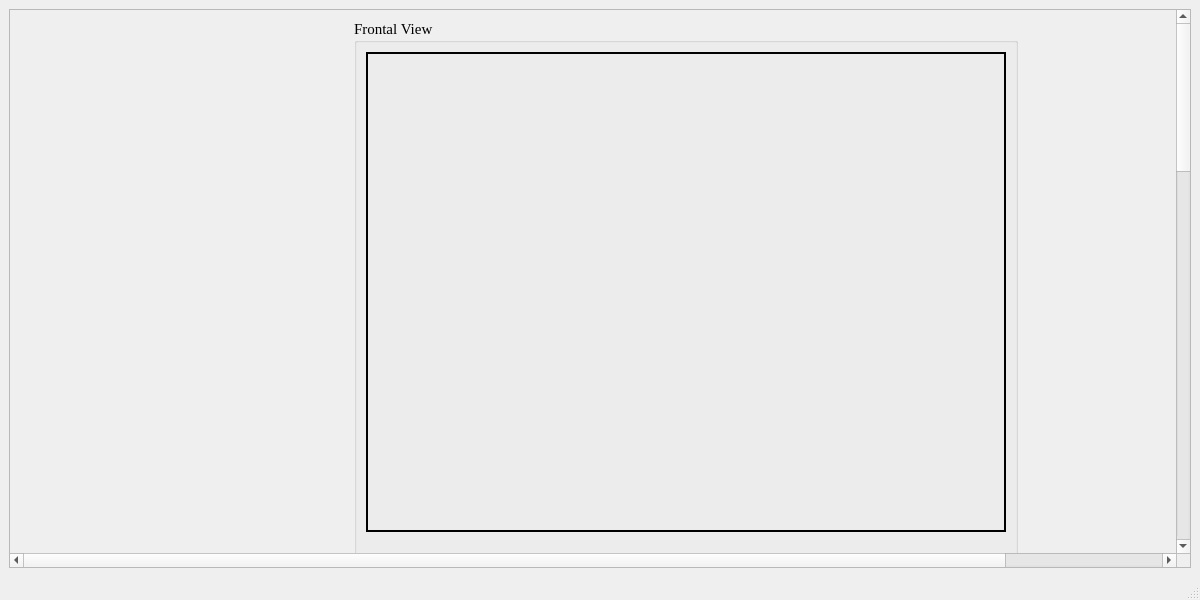
<?xml version="1.0" encoding="UTF-8"?>
<ui version="4.0">
 <class>MainWindow</class>
 <widget class="QMainWindow" name="MainWindow">
  <property name="geometry">
   <rect>
    <x>0</x>
    <y>0</y>
    <width>1200</width>
    <height>600</height>
   </rect>
  </property>
  <property name="font">
   <font>
    <family>Times New Roman</family>
    <pointsize>11</pointsize>
   </font>
  </property>
  <property name="windowTitle">
   <string>Edge Detection Screen</string>
  </property>
  <widget class="QWidget" name="centralwidget">
   <layout class="QGridLayout" name="gridLayout">
    <item row="0" column="0">
     <widget class="QScrollArea" name="scrollArea">
      <property name="widgetResizable">
       <bool>true</bool>
      </property>
      <widget class="QWidget" name="scrollAreaWidgetContents">
       <property name="geometry">
        <rect>
         <x>0</x>
         <y>-1382</y>
         <width>1344</width>
         <height>1916</height>
        </rect>
       </property>
       <layout class="QGridLayout" name="gridLayout_2">
        <item row="4" column="0" alignment="Qt::AlignLeft">
         <widget class="QPushButton" name="backButton">
          <property name="text">
           <string>Back</string>
          </property>
         </widget>
        </item>
        <item row="4" column="1" alignment="Qt::AlignRight">
         <widget class="QPushButton" name="nextButton">
          <property name="text">
           <string>Proceed to Next Window</string>
          </property>
         </widget>
        </item>
        <item row="0" column="0" colspan="2" alignment="Qt::AlignHCenter">
         <widget class="QGroupBox" name="groupBox">
          <property name="title">
           <string>Frontal View</string>
          </property>
          <layout class="QGridLayout" name="gridLayout_3">
           <item row="6" column="0" colspan="12">
            <spacer name="verticalSpacer">
             <property name="orientation">
              <enum>Qt::Vertical</enum>
             </property>
             <property name="sizeType">
              <enum>QSizePolicy::Fixed</enum>
             </property>
             <property name="sizeHint" stdset="0">
              <size>
               <width>20</width>
               <height>20</height>
              </size>
             </property>
            </spacer>
           </item>
           <item row="11" column="3">
            <spacer name="horizontalSpacer_4">
             <property name="orientation">
              <enum>Qt::Horizontal</enum>
             </property>
             <property name="sizeType">
              <enum>QSizePolicy::Fixed</enum>
             </property>
             <property name="sizeHint" stdset="0">
              <size>
               <width>20</width>
               <height>20</height>
              </size>
             </property>
            </spacer>
           </item>
           <item row="7" column="4">
            <widget class="QLabel" name="label_6">
             <property name="sizePolicy">
              <sizepolicy hsizetype="Fixed" vsizetype="Fixed">
               <horstretch>0</horstretch>
               <verstretch>0</verstretch>
              </sizepolicy>
             </property>
             <property name="text">
              <string>0</string>
             </property>
            </widget>
           </item>
           <item row="11" column="1">
            <spacer name="horizontalSpacer_3">
             <property name="orientation">
              <enum>Qt::Horizontal</enum>
             </property>
             <property name="sizeType">
              <enum>QSizePolicy::Fixed</enum>
             </property>
             <property name="sizeHint" stdset="0">
              <size>
               <width>40</width>
               <height>20</height>
              </size>
             </property>
            </spacer>
           </item>
           <item row="8" column="0">
            <widget class="QLabel" name="label_2">
             <property name="sizePolicy">
              <sizepolicy hsizetype="Fixed" vsizetype="Fixed">
               <horstretch>0</horstretch>
               <verstretch>0</verstretch>
              </sizepolicy>
             </property>
             <property name="text">
              <string>Low Threshold</string>
             </property>
            </widget>
           </item>
           <item row="7" column="11">
            <widget class="QLabel" name="label_7">
             <property name="sizePolicy">
              <sizepolicy hsizetype="Fixed" vsizetype="Fixed">
               <horstretch>0</horstretch>
               <verstretch>0</verstretch>
              </sizepolicy>
             </property>
             <property name="text">
              <string>255</string>
             </property>
            </widget>
           </item>
           <item row="8" column="1">
            <spacer name="horizontalSpacer">
             <property name="orientation">
              <enum>Qt::Horizontal</enum>
             </property>
             <property name="sizeType">
              <enum>QSizePolicy::Fixed</enum>
             </property>
             <property name="sizeHint" stdset="0">
              <size>
               <width>40</width>
               <height>20</height>
              </size>
             </property>
            </spacer>
           </item>
           <item row="11" column="0">
            <widget class="QLabel" name="label_3">
             <property name="sizePolicy">
              <sizepolicy hsizetype="Fixed" vsizetype="Fixed">
               <horstretch>0</horstretch>
               <verstretch>0</verstretch>
              </sizepolicy>
             </property>
             <property name="text">
              <string>High Threshold</string>
             </property>
            </widget>
           </item>
           <item row="8" column="2">
            <widget class="QLineEdit" name="lineEdit">
             <property name="sizePolicy">
              <sizepolicy hsizetype="Fixed" vsizetype="Fixed">
               <horstretch>0</horstretch>
               <verstretch>0</verstretch>
              </sizepolicy>
             </property>
             <property name="maximumSize">
              <size>
               <width>50</width>
               <height>30</height>
              </size>
             </property>
            </widget>
           </item>
           <item row="10" column="11">
            <widget class="QLabel" name="label_5">
             <property name="sizePolicy">
              <sizepolicy hsizetype="Fixed" vsizetype="Fixed">
               <horstretch>0</horstretch>
               <verstretch>0</verstretch>
              </sizepolicy>
             </property>
             <property name="text">
              <string>255</string>
             </property>
            </widget>
           </item>
           <item row="13" column="4">
            <widget class="QPushButton" name="pushButton_3">
             <property name="text">
              <string>Apply Threshold</string>
             </property>
            </widget>
           </item>
           <item row="9" column="0" colspan="12">
            <spacer name="verticalSpacer_2">
             <property name="orientation">
              <enum>Qt::Vertical</enum>
             </property>
             <property name="sizeType">
              <enum>QSizePolicy::Fixed</enum>
             </property>
             <property name="sizeHint" stdset="0">
              <size>
               <width>20</width>
               <height>20</height>
              </size>
             </property>
            </spacer>
           </item>
           <item row="11" column="2">
            <widget class="QLineEdit" name="lineEdit_2">
             <property name="sizePolicy">
              <sizepolicy hsizetype="Fixed" vsizetype="Fixed">
               <horstretch>0</horstretch>
               <verstretch>0</verstretch>
              </sizepolicy>
             </property>
             <property name="maximumSize">
              <size>
               <width>50</width>
               <height>30</height>
              </size>
             </property>
            </widget>
           </item>
           <item row="8" column="3">
            <spacer name="horizontalSpacer_2">
             <property name="orientation">
              <enum>Qt::Horizontal</enum>
             </property>
             <property name="sizeType">
              <enum>QSizePolicy::Fixed</enum>
             </property>
             <property name="sizeHint" stdset="0">
              <size>
               <width>20</width>
               <height>20</height>
              </size>
             </property>
            </spacer>
           </item>
           <item row="11" column="4" colspan="8">
            <widget class="QSlider" name="horizontalSlider">
             <property name="sizePolicy">
              <sizepolicy hsizetype="MinimumExpanding" vsizetype="Fixed">
               <horstretch>0</horstretch>
               <verstretch>0</verstretch>
              </sizepolicy>
             </property>
             <property name="maximum">
              <number>255</number>
             </property>
             <property name="orientation">
              <enum>Qt::Horizontal</enum>
             </property>
             <property name="tickPosition">
              <enum>QSlider::TicksAbove</enum>
             </property>
             <property name="tickInterval">
              <number>1</number>
             </property>
            </widget>
           </item>
           <item row="12" column="0" colspan="12">
            <spacer name="verticalSpacer_3">
             <property name="orientation">
              <enum>Qt::Vertical</enum>
             </property>
             <property name="sizeType">
              <enum>QSizePolicy::Fixed</enum>
             </property>
             <property name="sizeHint" stdset="0">
              <size>
               <width>20</width>
               <height>20</height>
              </size>
             </property>
            </spacer>
           </item>
           <item row="8" column="4" colspan="8">
            <widget class="QSlider" name="horizontalSlider_2">
             <property name="sizePolicy">
              <sizepolicy hsizetype="Expanding" vsizetype="Fixed">
               <horstretch>0</horstretch>
               <verstretch>0</verstretch>
              </sizepolicy>
             </property>
             <property name="maximum">
              <number>255</number>
             </property>
             <property name="orientation">
              <enum>Qt::Horizontal</enum>
             </property>
             <property name="tickPosition">
              <enum>QSlider::TicksAbove</enum>
             </property>
             <property name="tickInterval">
              <number>1</number>
             </property>
            </widget>
           </item>
           <item row="10" column="4">
            <widget class="QLabel" name="label_4">
             <property name="sizePolicy">
              <sizepolicy hsizetype="Fixed" vsizetype="Fixed">
               <horstretch>0</horstretch>
               <verstretch>0</verstretch>
              </sizepolicy>
             </property>
             <property name="text">
              <string>0</string>
             </property>
            </widget>
           </item>
           <item row="0" column="0" rowspan="6" colspan="12">
            <widget class="QLabel" name="label">
             <property name="sizePolicy">
              <sizepolicy hsizetype="Fixed" vsizetype="Fixed">
               <horstretch>0</horstretch>
               <verstretch>0</verstretch>
              </sizepolicy>
             </property>
             <property name="minimumSize">
              <size>
               <width>640</width>
               <height>480</height>
              </size>
             </property>
             <property name="frameShape">
              <enum>QFrame::WinPanel</enum>
             </property>
             <property name="text">
              <string/>
             </property>
            </widget>
           </item>
           <item row="14" column="4">
            <spacer name="verticalSpacer_4">
             <property name="orientation">
              <enum>Qt::Vertical</enum>
             </property>
             <property name="sizeType">
              <enum>QSizePolicy::Fixed</enum>
             </property>
             <property name="sizeHint" stdset="0">
              <size>
               <width>20</width>
               <height>20</height>
              </size>
             </property>
            </spacer>
           </item>
          </layout>
         </widget>
        </item>
        <item row="2" column="0">
         <widget class="QGroupBox" name="groupBox_4">
          <property name="title">
           <string>Right Oblique View</string>
          </property>
          <layout class="QGridLayout" name="gridLayout_6">
           <item row="0" column="0">
            <widget class="QLabel" name="label_10">
             <property name="sizePolicy">
              <sizepolicy hsizetype="Fixed" vsizetype="Fixed">
               <horstretch>0</horstretch>
               <verstretch>0</verstretch>
              </sizepolicy>
             </property>
             <property name="minimumSize">
              <size>
               <width>640</width>
               <height>480</height>
              </size>
             </property>
             <property name="frameShape">
              <enum>QFrame::WinPanel</enum>
             </property>
             <property name="text">
              <string/>
             </property>
            </widget>
           </item>
          </layout>
         </widget>
        </item>
        <item row="1" column="1">
         <widget class="QGroupBox" name="groupBox_3">
          <property name="title">
           <string>Left Lateral View</string>
          </property>
          <layout class="QGridLayout" name="gridLayout_5">
           <item row="0" column="0">
            <widget class="QLabel" name="label_9">
             <property name="sizePolicy">
              <sizepolicy hsizetype="Fixed" vsizetype="Fixed">
               <horstretch>0</horstretch>
               <verstretch>0</verstretch>
              </sizepolicy>
             </property>
             <property name="minimumSize">
              <size>
               <width>640</width>
               <height>480</height>
              </size>
             </property>
             <property name="frameShape">
              <enum>QFrame::WinPanel</enum>
             </property>
             <property name="text">
              <string/>
             </property>
            </widget>
           </item>
          </layout>
         </widget>
        </item>
        <item row="3" column="0" colspan="2">
         <widget class="QProgressBar" name="progressBar">
          <property name="value">
           <number>0</number>
          </property>
         </widget>
        </item>
        <item row="1" column="0">
         <widget class="QGroupBox" name="groupBox_2">
          <property name="title">
           <string>Right Lateral View</string>
          </property>
          <layout class="QGridLayout" name="gridLayout_4">
           <item row="0" column="0">
            <widget class="QLabel" name="label_8">
             <property name="sizePolicy">
              <sizepolicy hsizetype="Fixed" vsizetype="Fixed">
               <horstretch>0</horstretch>
               <verstretch>0</verstretch>
              </sizepolicy>
             </property>
             <property name="minimumSize">
              <size>
               <width>640</width>
               <height>480</height>
              </size>
             </property>
             <property name="frameShape">
              <enum>QFrame::WinPanel</enum>
             </property>
             <property name="text">
              <string/>
             </property>
            </widget>
           </item>
          </layout>
         </widget>
        </item>
        <item row="2" column="1">
         <widget class="QGroupBox" name="groupBox_5">
          <property name="title">
           <string>Left Oblique View</string>
          </property>
          <layout class="QGridLayout" name="gridLayout_7">
           <item row="0" column="0">
            <widget class="QLabel" name="label_11">
             <property name="sizePolicy">
              <sizepolicy hsizetype="Fixed" vsizetype="Fixed">
               <horstretch>0</horstretch>
               <verstretch>0</verstretch>
              </sizepolicy>
             </property>
             <property name="minimumSize">
              <size>
               <width>640</width>
               <height>480</height>
              </size>
             </property>
             <property name="frameShape">
              <enum>QFrame::WinPanel</enum>
             </property>
             <property name="text">
              <string/>
             </property>
            </widget>
           </item>
          </layout>
         </widget>
        </item>
       </layout>
      </widget>
     </widget>
    </item>
   </layout>
  </widget>
  <widget class="QStatusBar" name="statusbar"/>
 </widget>
 <resources/>
 <connections/>
</ui>
